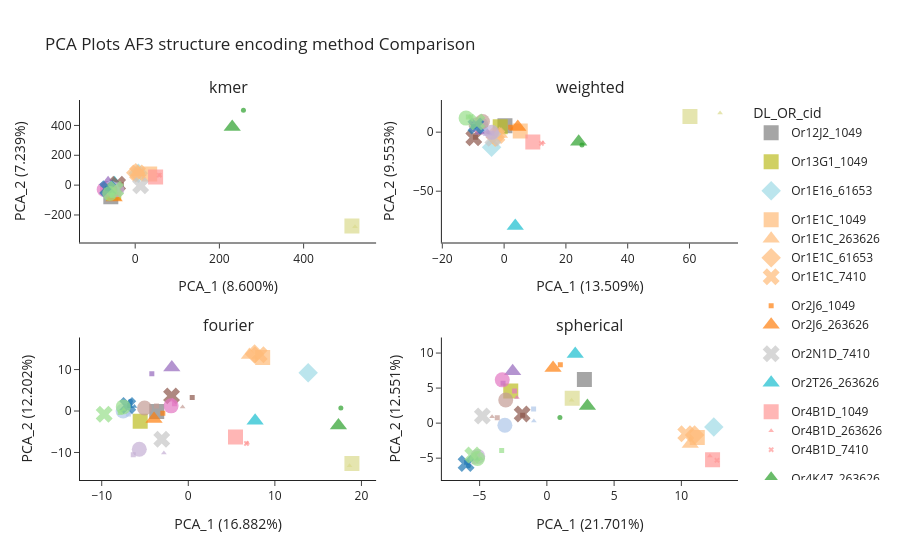

The notebook cell saved with this chart:
### Code cell
from plotly.subplots import make_subplots


# Visualize the results
pS6_OR = pd.read_csv('/mnt/data2/Justice/OR_learning/output/Canonical_bc/AF3/pS6_screen/or_screen.csv', 
                        index_col = 0)

    
# Create a 2x2 subplot figure
fig = make_subplots(rows=2, cols=2, subplot_titles=list(results.keys()))
row_idx = 1
col_idx = 1
for _method in results:
    # Merge pS6 information to pca_df 
    pca_df = pd.DataFrame(results[_method]['transformed_data'], 
                          columns=[f'PCA_{i+1}' for i in range(2)], index=list(Cbc_res_coords.keys()))
    pca_df = pca_df.reset_index().rename(columns={'index': 'or_cid'})

    plot_data = pd.merge(pca_df, pS6_OR, on='or_cid')
    plot_data['cid'] = plot_data['cid'].astype(str)

    colormap = cf.distinct_colors(plot_data['DL_OR'].unique(), category='tab20')
    shape_dict = {_cid:['circle', 'square', 'triangle-up', 'x', 'diamond'][i] for i, _cid in enumerate(plot_data['cid'].unique())}

    # Loop through groups to add traces to the subplot
    for (_OR, _cid), subset in plot_data.groupby(["DL_OR", "cid"]):
        trace_name = f"{_OR}_{_cid}"  # Unique name for each trace
        fig.add_trace(
            go.Scatter(
                x=subset['PCA_1'],
                y=subset['PCA_2'],
                name=trace_name,
                marker=dict(
                    color=colormap[_OR], 
                    size=15 if subset.FDR.values[0] < 0.05 else 5, 
                    symbol=shape_dict[_cid], 
                    opacity=0.7
                ),
                hovertemplate=f'{_OR}<br>{subset.odor.values[0]}<br>logFC: {subset.logFC.values[0]:.2f}<br>FDR: {subset.FDR.values[0]:.2e}',
                mode='markers',
                legendgroup=_OR,
                # Only show in legend for first subplot to avoid duplicates
                showlegend=(row_idx == 1 and col_idx == 1)
            ),
            row=row_idx, col=col_idx
        )
    
    # Update axes labels for each subplot
    fig.update_xaxes(title_text=f"PCA_1 ({100*results[_method]['explained_variance'][0]:.3f}%)", row=row_idx, col=col_idx)
    fig.update_yaxes(title_text=f"PCA_2 ({100*results[_method]['explained_variance'][1]:.3f}%)", row=row_idx, col=col_idx)
    
    # Move to next subplot position
    col_idx += 1
    if col_idx > 2:
        col_idx = 1
        row_idx += 1

# Update layout for the entire figure
fig.update_layout(
    # height=800,  # Adjust height as needed
    # width=1000,  # Adjust width as needed
    template='simple_white',
    title_text="PCA Plots AF3 structure encoding method Comparison",
    legend_title_text="DL_OR_cid"
)

fig.show()
# fig.write_html('/mnt/data2/Justice/OR_learning/output/Canonical_bc/AF3/pS6_screen/PCA_encoding_method_cav_res.html')
fig.write_html('/mnt/data2/Justice/OR_learning/output/Canonical_bc/AF3/pS6_screen/PCA_encoding_method_res.html')
